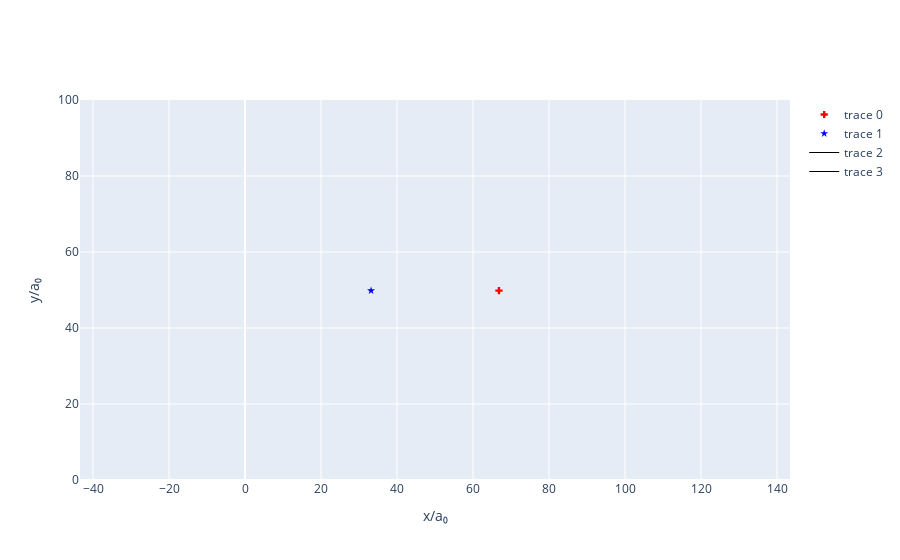

The cell this chart's notebook holds for it:
### Markdown cell above
Tracking of defects can be done using the function calc_vortex_nodes(self, dt_psi=None) that finds the position and charge of the defects. If dt_psi is provided it will also find the defects' velocity. The output of this function is an array of vortex dictionaries.

In the vortex dictionary the vortx's position is saved under the key word 'position', the charge under 'charge' and the velocity under 'velocity'. 

Once this array is found the vortices can be ploted using the function 
plot_vortex_nodes(self, vortex_nodes, ax=None), where vortex_nodes is the array of dictionaries that where found with calc_vortex_nodes(self, dt_psi=None)

### Code cell
### task 5: evolve the system 50 time-steps.

bec.evolve_dGPE(100)


### task 6: find dt_psi (hint use the evolver a few time steps and the variable bec.dt).
# Use this to find the defects and their velocity. Using the function bec.calc_vortex_nodes( dt_psi) 
#Plot the defect positions on top of a plot of the absolute value squared of the wavefunction
#(the colormap 'gray' look very nice for this)

psi_old = bec.psi
N=10
bec.evolve_dGPE(N)
dt_psi = (bec.psi-psi_old)/(N*bec.dt)

nodes = bec.calc_vortex_nodes(dt_psi) 

# fig = bec.plot_field(np.abs(bec.psi)**2,cmap_symmetric=False,colormap = 'gray')


fig = bec.plot_vortex_nodes(nodes)
fig.show()

# plt.show()


### task 7: try making gamma larger and see what effect this has

### Figure 1 — Plotly figure (JSON) as saved in the notebook; plotly's stock layout.template omitted (floating-point values rounded to 4 significant figures)
{"data": [{"marker": {"color": "red", "symbol": "cross"}, "mode": "markers", "type": "scatter", "x": [66.83], "y": [49.83]}, {"marker": {"color": "blue", "symbol": "star"}, "mode": "markers", "type": "scatter", "x": [33.17], "y": [49.83]}, {"line": {"color": "black", "width": 1}, "mode": "lines", "type": "scatter", "x": [66.83, 66.83, null, 66.83, 66.83, 66.83, null], "y": [49.83, 49.82, null, 49.82, 49.82, 49.82, null]}, {"line": {"color": "black", "width": 1}, "mode": "lines", "type": "scatter", "x": [33.17, 33.17, null, 33.16, 33.17, 33.18, null], "y": [49.83, 49.73, null, 49.76, 49.73, 49.76, null]}], "layout": {"xaxis": {"range": [0, 100], "showgrid": true, "title": {"text": "x/a₀"}}, "yaxis": {"range": [0, 100], "scaleanchor": "x", "scaleratio": 1, "showgrid": true, "title": {"text": "y/a₀"}}}}
